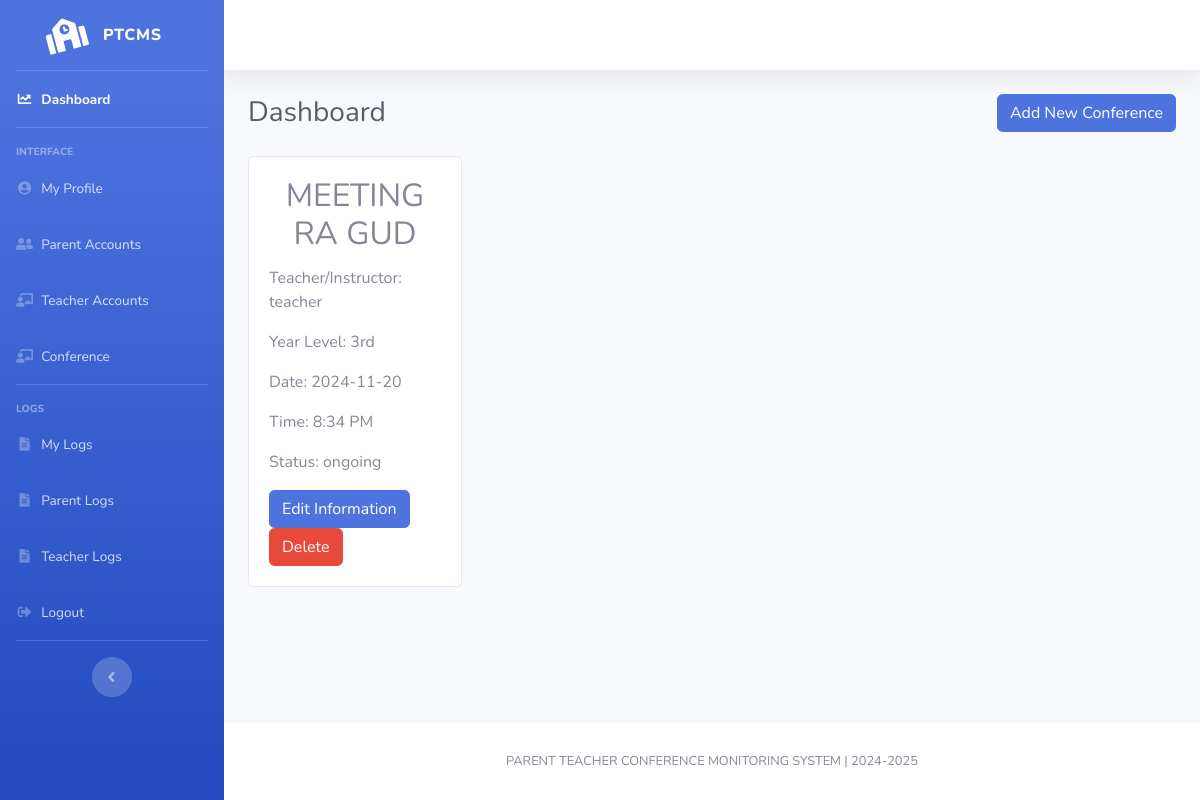
/admin/conference.php, run on the app's committed database.
### tables this page shows
CREATE TABLE `conference` (
  `id` int(11) NOT NULL,
  `teacher_name` varchar(100) NOT NULL,
  `meeting_title` varchar(100) NOT NULL,
  `date_of_meeting` date NOT NULL,
  `time_meeting_starts` time NOT NULL,
  `year_level` varchar(40) NOT NULL,
  `status` varchar(50) NOT NULL
);

### admin/conference.php (the view, shortened to what this page needs)
<?php
    include("../components/admin-header.php");
    $conference_list = $connForConference->query("SELECT * FROM `conference`")->fetchAll(PDO::FETCH_ASSOC);
?>
<div id="content">
    <?php include("../components/topbar.php"); ?>
    <div class="container-fluid">
        <div class="d-sm-flex align-items-center justify-content-between mb-4">
            <h1 class="h3 mb-0 text-gray-800">Dashboard</h1>
            <button type="button" class="btn btn-primary" data-toggle="modal" data-target="#addConference">
            Add New Conference
            </button>
        </div>
        <div class="row">
            <?php foreach ($conference_list as $conference): ?>
                <div class="col-sm-3 mb-3">
                    <div class="card">
                        <div class="card-body">
                            <h2 class="card-title text-uppercase text-center"><?php echo($conference['meeting_title']); ?></h2>
                            <p class="card-text">Teacher/Instructor: <?php echo($conference['teacher_name']); ?></p>
                            <p class="card-text">Year Level: <?php echo($conference['year_level']); ?></p>
                            <p class="card-text">Date: <?php echo($conference['date_of_meeting']); ?></p>
                            <p class="card-text">Time: <?php echo date("g:i A", strtotime($conference['time_meeting_starts'])); ?></p>
                            <p class="card-text">Status: <?php echo($conference['status']); ?></p>
                            <button type="button" class="btn btn-primary" data-toggle="modal" data-target="#editConference">
                                Edit Information
                            </button>
                            <button type="button" class="btn btn-danger delete-btn" data-id="<?php echo($conference['id']); ?>">
                                Delete
                            </button>
                        </div>
                    </div>
                </div>
            <?php endforeach; ?>
        </div>
    </div>
</div>
<?php include("../components/footer.php"); ?>
</div>
</div>
<?php include("../components/scripts.php"); ?>
</body>
</html>

### data on the page
conference: meeting_title "MEETING RA GUD", teacher_name "teacher", year_level "3rd", date_of_meeting "2024-11-20", time_meeting_starts "8:34 PM", status "ongoing"
